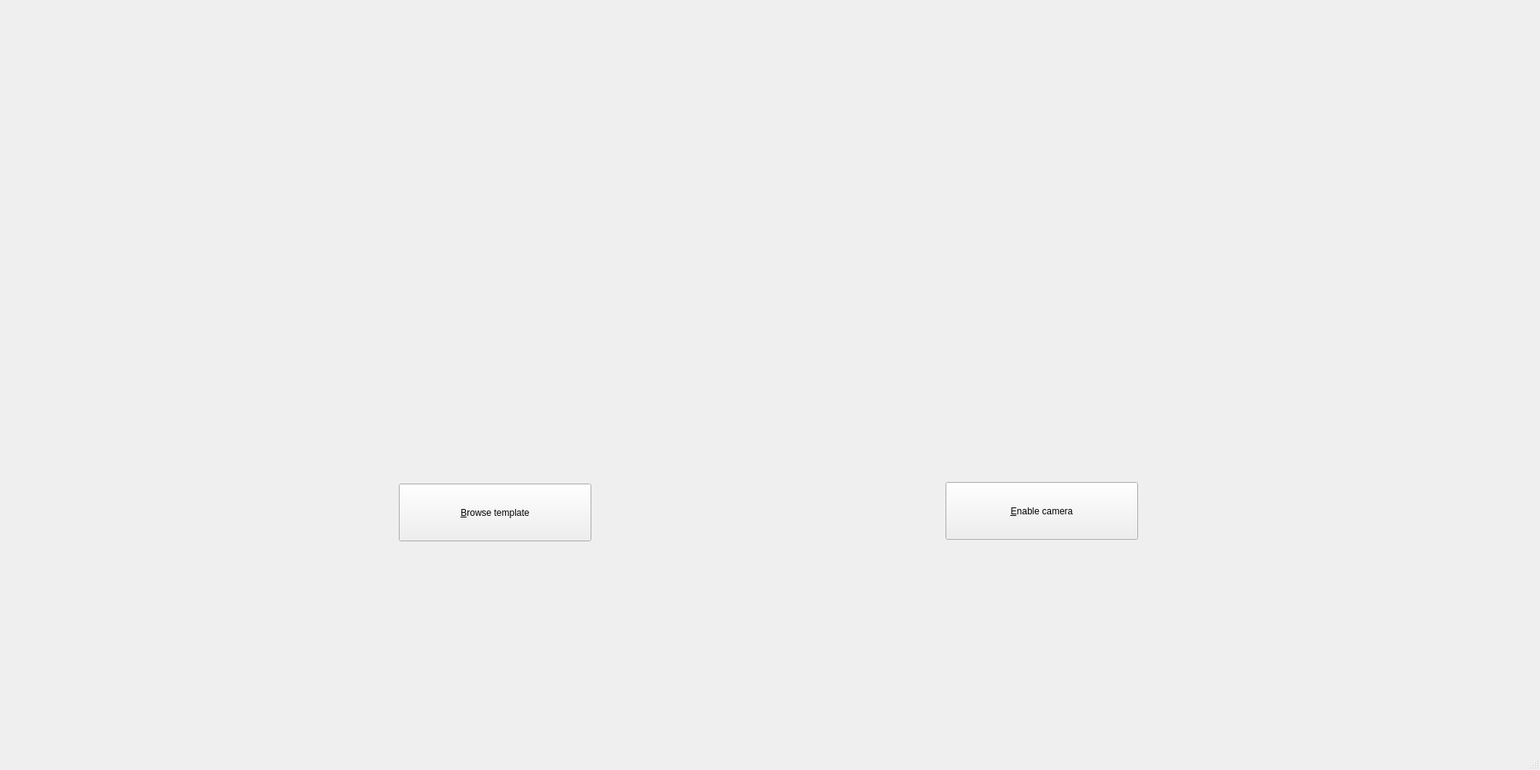
<?xml version="1.0" encoding="UTF-8"?>
<ui version="4.0">
 <class>MainWindow</class>
 <widget class="QMainWindow" name="MainWindow">
  <property name="geometry">
   <rect>
    <x>0</x>
    <y>0</y>
    <width>2000</width>
    <height>1000</height>
   </rect>
  </property>
  <property name="windowTitle">
   <string>SIFT Demo</string>
  </property>
  <widget class="QWidget" name="centralwidget">
   <widget class="QPushButton" name="browse_button">
    <property name="geometry">
     <rect>
      <x>518</x>
      <y>628</y>
      <width>250</width>
      <height>75</height>
     </rect>
    </property>
    <property name="text">
     <string>&amp;Browse template</string>
    </property>
   </widget>
   <widget class="QPushButton" name="toggle_cam_button">
    <property name="geometry">
     <rect>
      <x>1228</x>
      <y>626</y>
      <width>250</width>
      <height>75</height>
     </rect>
    </property>
    <property name="text">
     <string>&amp;Enable camera</string>
    </property>
   </widget>
   <widget class="QLabel" name="template_label">
    <property name="geometry">
     <rect>
      <x>482</x>
      <y>184</y>
      <width>320</width>
      <height>240</height>
     </rect>
    </property>
    <property name="text">
     <string/>
    </property>
   </widget>
   <widget class="QLabel" name="live_image_label">
    <property name="geometry">
     <rect>
      <x>1058</x>
      <y>202</y>
      <width>600</width>
      <height>240</height>
     </rect>
    </property>
    <property name="text">
     <string/>
    </property>
   </widget>
  </widget>
  <widget class="QMenuBar" name="menubar">
   <property name="geometry">
    <rect>
     <x>0</x>
     <y>0</y>
     <width>2000</width>
     <height>22</height>
    </rect>
   </property>
  </widget>
  <widget class="QStatusBar" name="statusbar"/>
 </widget>
 <resources/>
 <connections/>
</ui>
